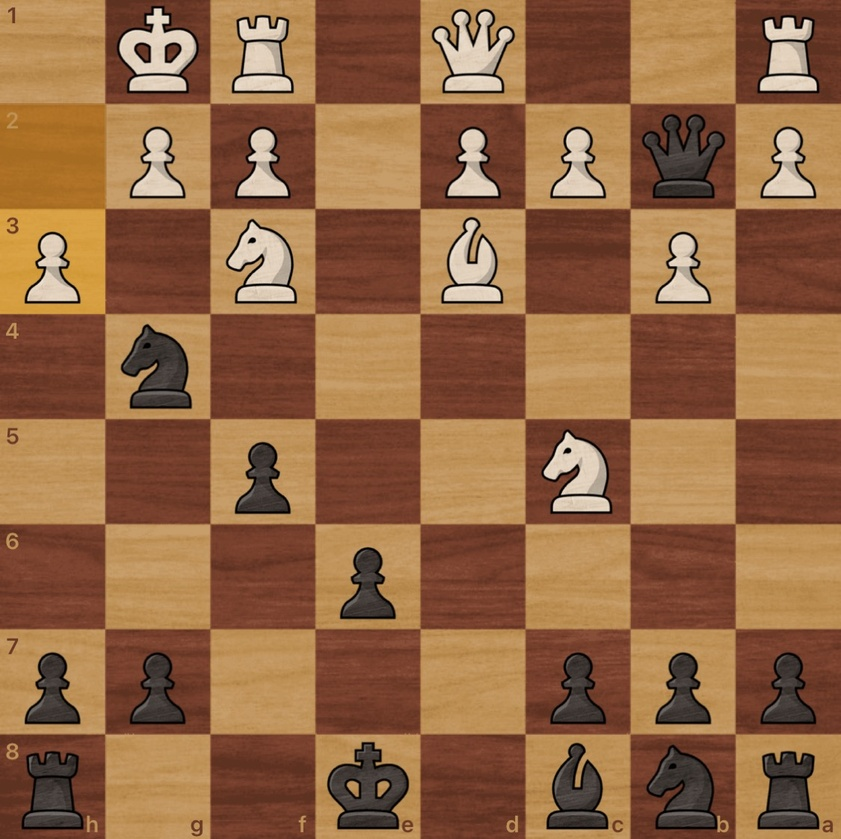
#> input picture chess_position.jpeg, 841 x 839 px, shrunk from 1125 x 1122 before the run
$ python piece_recognition.py chess_position.jpeg
#> lines starting #> are read from the running program, lines starting #| are printed output that depends on the picture; after the words box and inside, x2 and y2 are one past the last pixel; in counts of white or black regions, pixels touching at a corner belong together
#> further down, img is the input picture: shape (839, 841, 3); mean B, G, R 68.4, 102.9, 146.8
#!/usr/bin/env python3
"""
Chess Piece Recognition Module
Identifies chess pieces using advanced computer vision techniques
"""

import cv2
import numpy as np
from enum import Enum
from typing import Tuple, Optional
import math

class PieceType(Enum):
    KING = 'k'
    QUEEN = 'q'
    ROOK = 'r'
    BISHOP = 'b'
    KNIGHT = 'n'
    PAWN = 'p'

class PieceRecognizer:
    def __init__(self):
        # Debug mode
        self.debug = True

        # Feature thresholds
        self.thresholds = {
            'min_area': 25,  # Minimum contour area
            'tall_ratio': 1.6,  # Aspect ratio for tall pieces (King, Queen, Bishop)
            'medium_ratio': 1.2,  # Aspect ratio for medium height pieces (Rook, Knight)
            'high_convexity': 0.8,  # Threshold for very convex pieces (King, Queen)
            'high_symmetry': 0.7,  # Threshold for highly symmetric pieces (King, Rook)
            'low_symmetry': 0.5,  # Threshold for asymmetric pieces (Knight)
        }

        # Additional debug info
        self.debug_info = {}

    def identify_piece(self, piece_img: np.ndarray) -> Tuple[Optional[PieceType], Optional[bool]]:
        """
        Identify piece type and color from image.
        Returns (piece_type, is_white)
        """
        # Convert to HSV
        hsv = cv2.cvtColor(piece_img, cv2.COLOR_RGB2HSV)
#> hsv: shape (839, 841, 3); mean H, S, V 107.6, 139.8, 146.8

        # Split channels
        h, s, v = cv2.split(hsv)
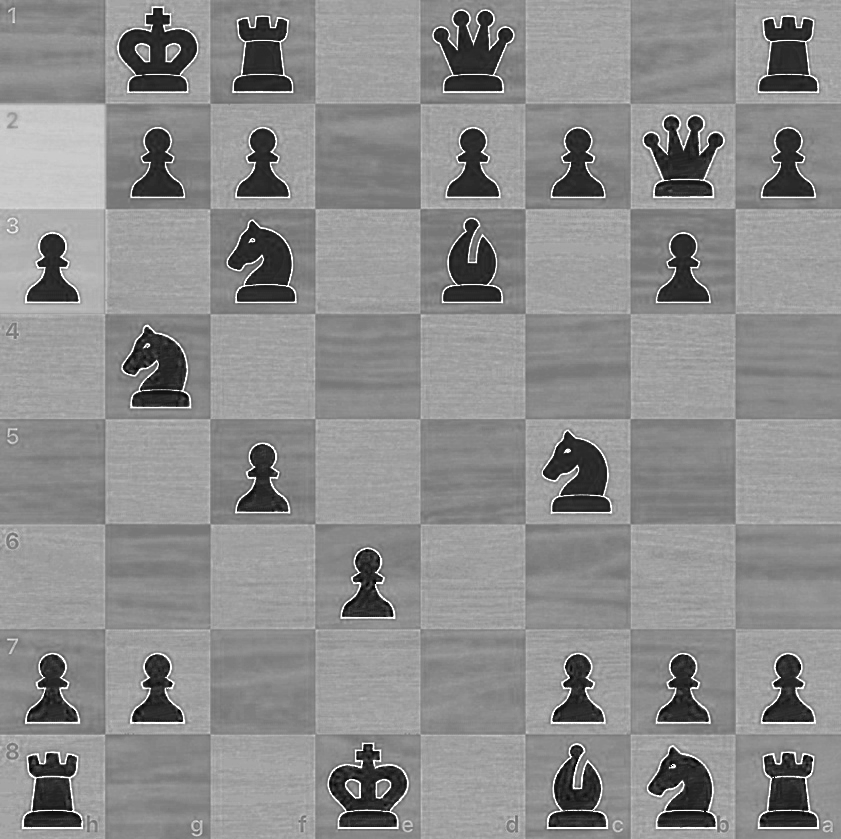
#> s: shape (839, 841); min 0, max 255, mean 139.8
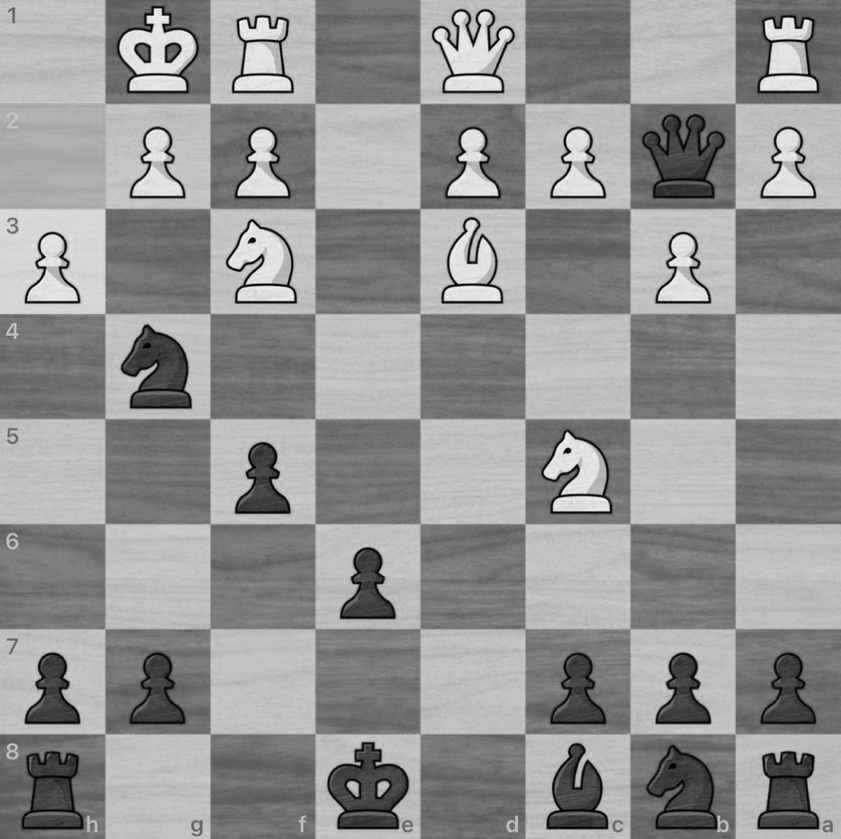
#> v: shape (839, 841); min 0, max 249, mean 146.8

        # Use value channel for piece detection with more aggressive thresholding
        _, binary = cv2.threshold(v, 100, 255, cv2.THRESH_BINARY)
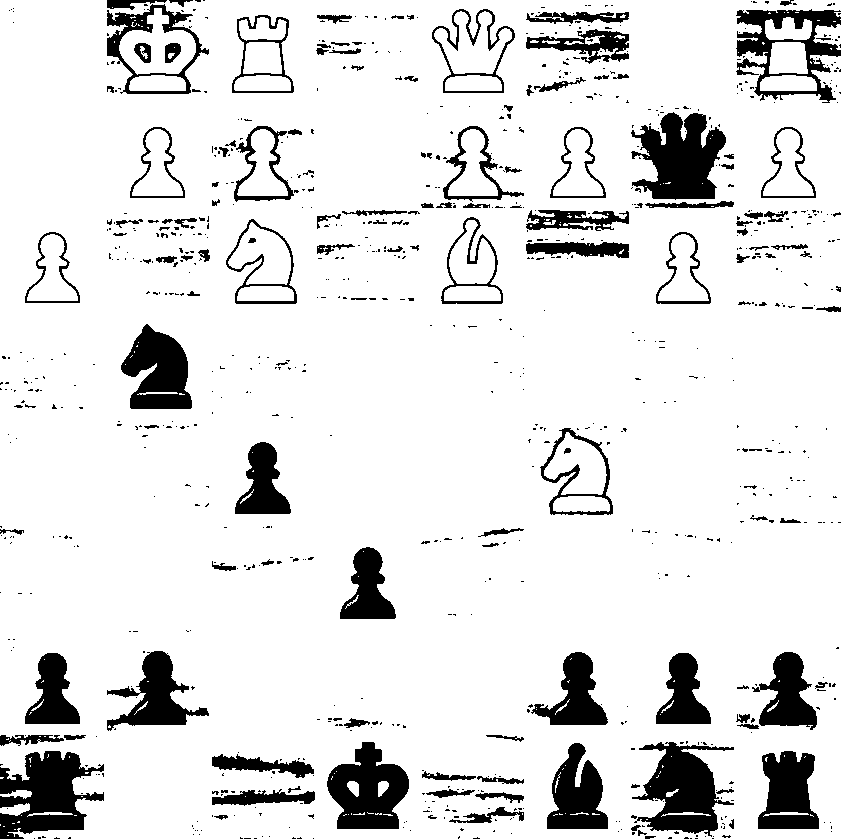
#> binary: shape (839, 841); 88.4% white; 861 black regions (718 under 20 px)

        # Find contours in binary image
        contours, _ = cv2.findContours(binary, cv2.RETR_EXTERNAL,
                                     cv2.CHAIN_APPROX_SIMPLE)
#> contours = 42 contours, 34 with area under 20; largest, box (x1, y1, x2, y2) and area: (0, 0, 841, 839) 689040, (769, 42, 808, 74) 1056, (760, 75, 817, 91) 754, (765, 17, 812, 40) 708, (813, 24, 841, 50) 422, (0, 803, 30, 816) 208, (0, 790, 32, 799) 126, (27, 812, 73, 817) 60

        if not contours:
            return None, None

        # Get largest contour
        piece_contour = max(contours, key=cv2.contourArea)
#> piece_contour = contour of 1041 points, box (x1, y1, x2, y2) (0, 0, 841, 839), area 689040

        # Get contour area and bounding box
        area = cv2.contourArea(piece_contour)
#> area = 689040.5
        x, y, w, h = cv2.boundingRect(piece_contour)
#> x = 0; y = 0; w = 841; h = 839

        # If contour is too small, no piece
        if area < self.thresholds['min_area']:
            return None, None

        # Get color using average value in contour region
        mask = np.zeros_like(v)
        cv2.drawContours(mask, [piece_contour], -1, 255, -1)
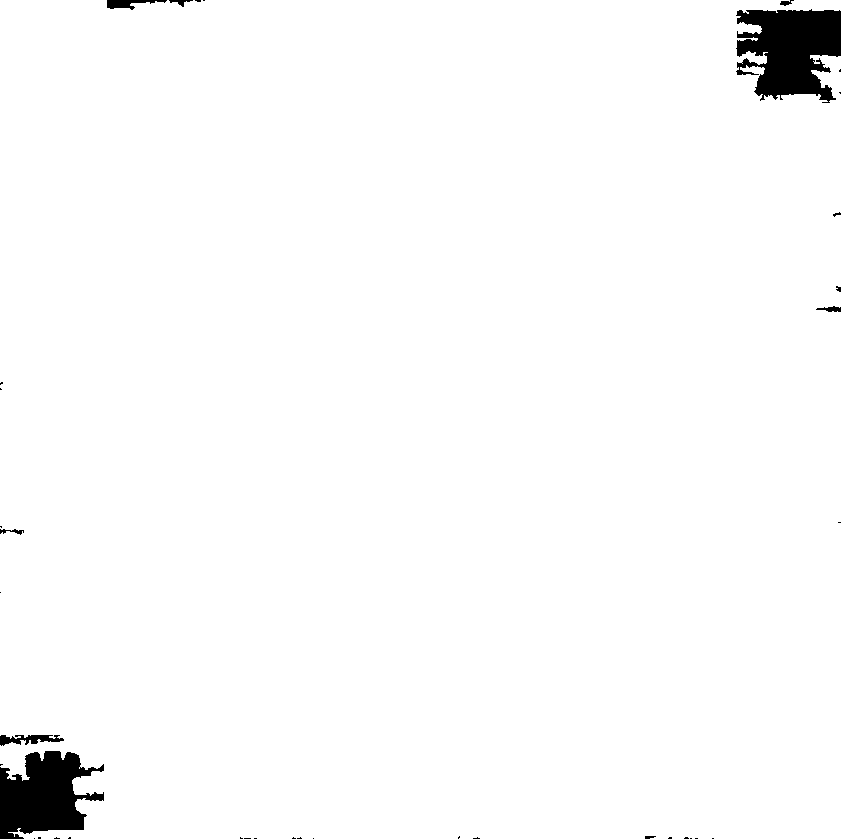
#> mask: shape (839, 841); 98% white; 38 black regions (28 under 20 px), largest, box (x1, y1, x2, y2) and area: (736, 9, 841, 103) 7049, (0, 751, 104, 839) 5951, (0, 735, 64, 746) 401
        mean_v = cv2.mean(v, mask=mask)[0]
#> mean_v = 147.7
        is_white = mean_v > 128
#> is_white = True

        if self.debug:
            # Save debug images with unique names
            piece_id = len(self.debug_info) + 1
            cv2.imwrite(f'debug_piece_{piece_id}_binary.png', binary)
            cv2.imwrite(f'debug_piece_{piece_id}_mask.png', mask)
            cv2.imwrite(f'debug_piece_{piece_id}_original.png',
                       cv2.cvtColor(piece_img, cv2.COLOR_RGB2BGR))
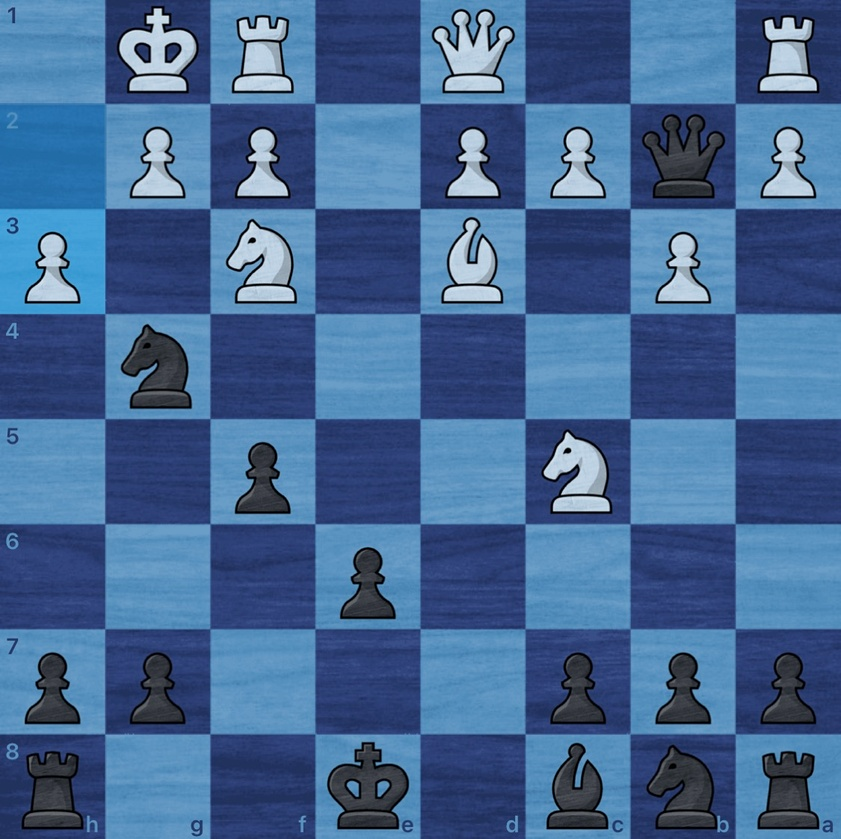
#> saved as debug_piece_1_original.png: shape (839, 841, 3); mean B, G, R 146.8, 102.9, 68.4

            # Draw contour on original image
            debug_img = cv2.cvtColor(piece_img.copy(), cv2.COLOR_RGB2BGR)
            cv2.drawContours(debug_img, [piece_contour], -1, (0,255,0), 2)
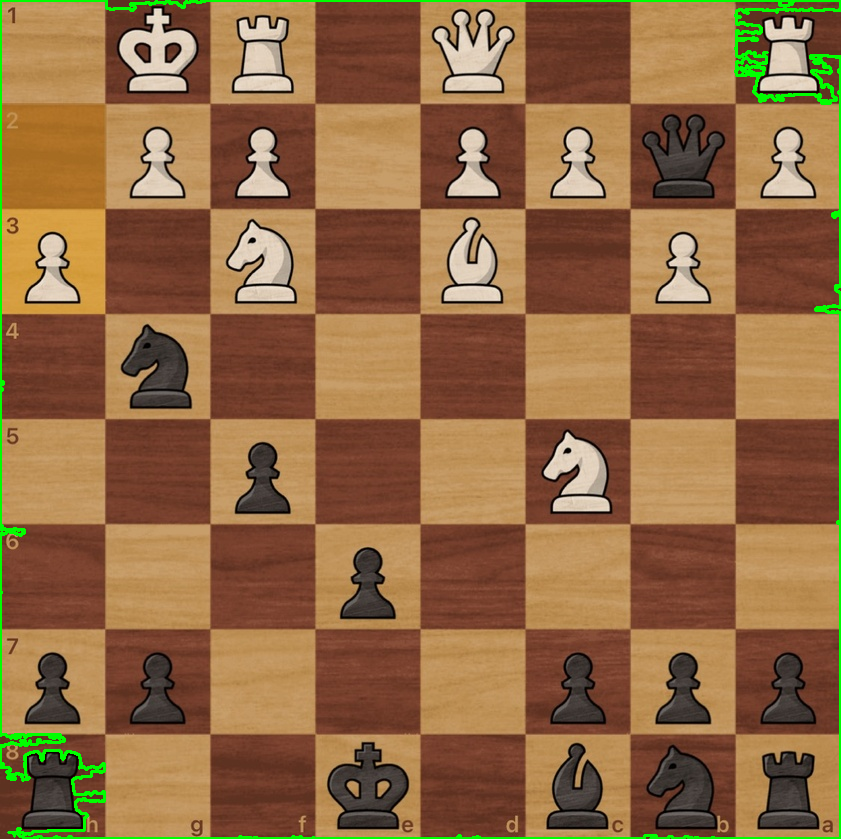
#> debug_img: shape (839, 841, 3); 1.69% of pixels changed, all inside (x1, y1, x2, y2) = (0, 0, 841, 839)
            cv2.imwrite(f'debug_piece_{piece_id}_contour.png', debug_img)

            # Store debug info
            self.debug_info[piece_id] = {
                'area': area,
                'dimensions': (w, h),
                'aspect_ratio': float(h) / w if w > 0 else 0,
                'mean_value': mean_v
            }

        # Extract features
        features = self.extract_features(piece_contour, mask, w, h)

        # Determine piece type based on features
        piece_type = self.classify_piece(features)

        if self.debug:
            # Add classification results to debug info
            self.debug_info[piece_id].update({
                'features': features,
                'piece_type': piece_type.value if piece_type else None,
                'is_white': is_white
            })

        return piece_type, is_white

    def extract_features(self, contour: np.ndarray, mask: np.ndarray,
                        width: int, height: int) -> dict:
        """Extract features from piece contour and mask."""
#> called with contour = array of shape (1041, 1, 2), width = 841, height = 839
        features = {}

        # Height/width ratio
        features['aspect_ratio'] = float(height) / width if width > 0 else 0

        # Convex hull features
        hull = cv2.convexHull(contour)
#> hull = [[840, 0], [840, 838], [24, 838], [14, 836], [8, 832], [0, 766], [0, 0]]
        hull_area = cv2.contourArea(hull)
#> hull_area = 703574
        area = cv2.contourArea(contour)
#> area = 689040.5
        features['convexity'] = area / hull_area if hull_area > 0 else 0

        # Symmetry measure
        left_mask = mask[:, :width//2]
#> left_mask: shape (839, 420); 98.1% white; 22 black regions (17 under 20 px), largest, box (x1, y1, x2, y2) and area: (0, 751, 104, 839) 5951, (0, 735, 64, 746) 401, (107, 0, 167, 10) 298, (169, 0, 193, 7) 67, (0, 529, 24, 535) 67
        right_mask = mask[:, width//2:]
#> right_mask: shape (839, 421); 97.9% white; 16 black regions (11 under 20 px), largest, box (x1, y1, x2, y2) and area: (316, 9, 421, 103) 7049, (396, 306, 421, 312) 89, (360, 0, 374, 6) 46, (225, 836, 236, 839) 25, (416, 286, 421, 292) 21
        right_mask_flipped = cv2.flip(right_mask, 1)
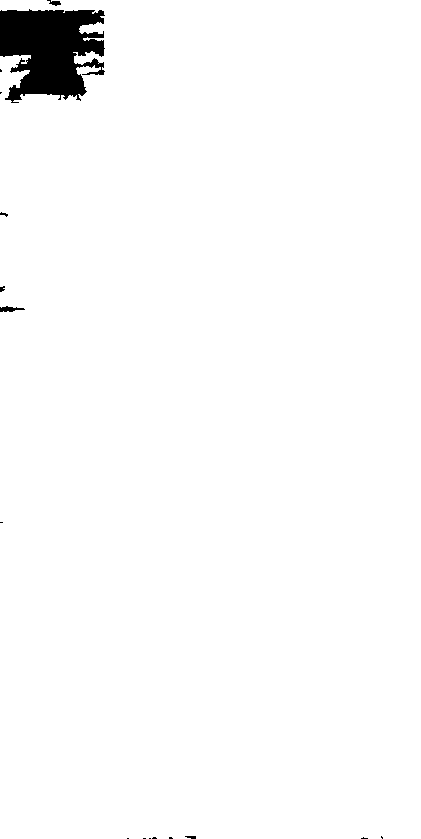
#> right_mask_flipped: shape (839, 421); 97.9% white; 16 black regions (11 under 20 px), largest, box (x1, y1, x2, y2) and area: (0, 9, 105, 103) 7049, (0, 306, 25, 312) 89, (47, 0, 61, 6) 46, (185, 836, 196, 839) 25, (0, 286, 5, 292) 21
#> in identify_piece, `features = self.extract_features(piece_contour, mask, w, h)`: features = {'aspect_ratio': 0.998, 'convexity': 0.979, 'symmetry': 0}
        if left_mask.shape == right_mask_flipped.shape and left_mask.size > 0:
            features['symmetry'] = np.sum(left_mask == right_mask_flipped) / left_mask.size
        else:
            features['symmetry'] = 0

        return features

    def classify_piece(self, features: dict) -> Optional[PieceType]:
        """Classify piece type based on extracted features."""
        aspect_ratio = features['aspect_ratio']
#> aspect_ratio = 0.998
        convexity = features['convexity']
#> convexity = 0.979
        symmetry = features['symmetry']
#> symmetry = 0

        if aspect_ratio > self.thresholds['tall_ratio']:  # Tall pieces
            if convexity > self.thresholds['high_convexity']:
                # King and Queen are both tall and convex
                return (PieceType.KING if symmetry > self.thresholds['high_symmetry']
                       else PieceType.QUEEN)
            else:
                # Bishop is tall but less convex
                return PieceType.BISHOP

        elif aspect_ratio > self.thresholds['medium_ratio']:  # Medium height
            if symmetry < self.thresholds['low_symmetry']:
                # Knight is the least symmetric
                return PieceType.KNIGHT
            else:
                # Rook is more symmetric
                return PieceType.ROOK

        else:  # Short pieces
            return PieceType.PAWN

    def get_fen_symbol(self, piece_type: PieceType, is_white: bool) -> str:
        """Convert piece type and color to FEN symbol."""
        if piece_type is None:
            return ''
        symbol = piece_type.value
        return symbol.upper() if is_white else symbol.lower()

if __name__ == "__main__":
    # Test code
    import sys
    if len(sys.argv) > 1:
        img_path = sys.argv[1]
        img = cv2.imread(img_path)
        if img is not None:
            recognizer = PieceRecognizer()
            piece_type, is_white = recognizer.identify_piece(img)
#> is_white = True
            print(f"Piece: {piece_type}, {'White' if is_white else 'Black'}")
#| Piece: PieceType.PAWN, White
            print(f"FEN symbol: {recognizer.get_fen_symbol(piece_type, is_white)}")
#| FEN symbol: P
        else:
            print(f"Could not read image: {img_path}")
